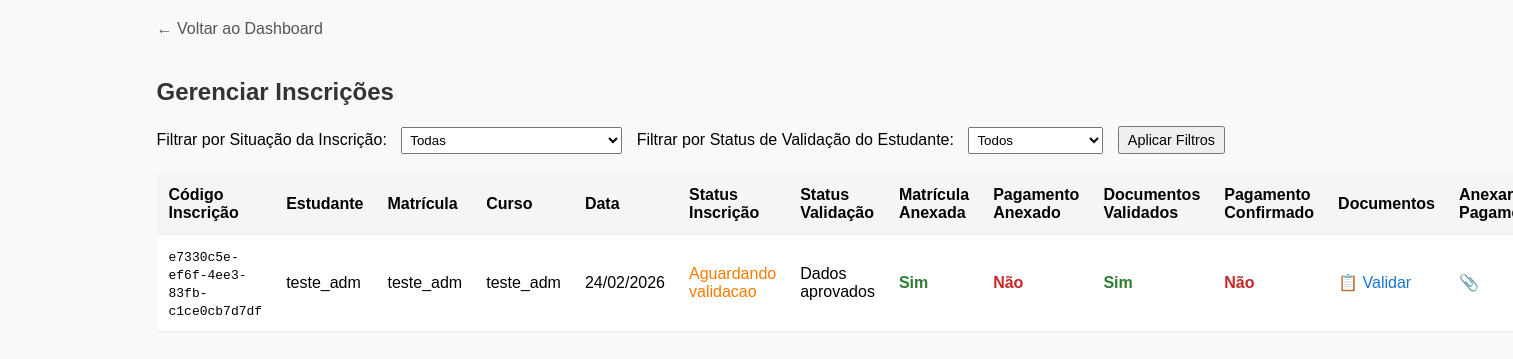
/public/gerenciar_inscricoes.php (signed in), run on the app's committed database.
### tables this page shows
CREATE TABLE `inscricoes` (
  `id` int NOT NULL AUTO_INCREMENT,
  `estudante_id` int NOT NULL,
  `codigo_inscricao` varchar(36) NOT NULL,
  `data_emissao` date DEFAULT (curdate()),
  `data_validade` date NOT NULL,
  `situacao` enum('aguardando_validacao','dados_aprovados','pagamento_pendente','documentos_anexados','pago','cie_emitida_aguardando_entrega','cie_entregue_na_instituicao') NOT NULL DEFAULT 'pagamento_pendente',
  `criado_em` datetime DEFAULT CURRENT_TIMESTAMP,
  `pagamento_confirmado` tinyint(1) NOT NULL DEFAULT '0',
  `origem` enum('estudante','administrador') NOT NULL DEFAULT 'estudante',
  `matricula_validada` tinyint(1) NOT NULL DEFAULT '0',
  `foto_documento_id` int DEFAULT NULL,
  PRIMARY KEY (`id`),
  UNIQUE KEY `cie_codigo` (`codigo_inscricao`),
  KEY `estudante_id` (`estudante_id`),
  KEY `fk_inscricao_foto_documento` (`foto_documento_id`),
  CONSTRAINT `fk_inscricao_foto_documento` FOREIGN KEY (`foto_documento_id`) REFERENCES `documentos_anexados` (`id`) ON DELETE SET NULL ON UPDATE CASCADE,
  CONSTRAINT `inscricoes_ibfk_1` FOREIGN KEY (`estudante_id`) REFERENCES `estudantes` (`id`) ON DELETE CASCADE
);

CREATE TABLE `estudantes` (
  `id` int NOT NULL AUTO_INCREMENT,
  `nome` varchar(150) NOT NULL,
  `data_nascimento` date NOT NULL,
  `cpf` varchar(14) DEFAULT NULL,
  `documento_tipo` enum('RG','CNH','PASSAPORTE') NOT NULL,
  `documento_numero` varchar(30) NOT NULL,
  `documento_orgao` varchar(100) DEFAULT NULL,
  `instituicao_id` int NOT NULL,
  `campus` varchar(100) DEFAULT NULL,
  `curso` varchar(150) NOT NULL,
  `nivel` varchar(50) NOT NULL,
  `matricula` varchar(50) NOT NULL,
  `situacao_academica` enum('Matriculado','Trancado','Formado','Cancelado') DEFAULT 'Matriculado',
  `status_validacao` enum('pendente','dados_aprovados') DEFAULT 'pendente',
  `email` varchar(150) DEFAULT NULL,
  `telefone` varchar(20) DEFAULT NULL,
  `criado_em` datetime DEFAULT CURRENT_TIMESTAMP,
  `atualizado_em` datetime DEFAULT NULL ON UPDATE CURRENT_TIMESTAMP,
  PRIMARY KEY (`id`),
  UNIQUE KEY `cpf` (`cpf`)
);

### app/models/Inscricao.php (called while the page is built, shortened)
<?php
class Inscricao {
    private $conn;
    public $id;
    public function __construct($db) {
        $this->conn = $db;
    }
    public function getDocumentos() {
        $query = "SELECT * FROM documentos_anexados WHERE entidade_tipo = :entidade_tipo AND entidade_id = :entidade_id ORDER BY tipo, criado_em";
        $stmt = $this->conn->prepare($query);
        $stmt->bindValue(':entidade_tipo', 'inscricao', PDO::PARAM_STR);
        $stmt->bindParam(':entidade_id', $this->id, PDO::PARAM_INT);
        try {
            $stmt->execute();
            $result = $stmt->fetchAll(PDO::FETCH_ASSOC);
            return $result ?: [];
        } catch (Exception $e) {
            error_log("Erro ao buscar documentos na nova tabela: " . $e->getMessage());
            return [];
        }
    }
    public function listarComEstudantesFiltrada($filtroSituacao = '', $filtroStatusValidacao = '', $offset = 0, $limit = 10) {
        $query = "
        SELECT
            i.*,
            e.nome AS estudante_nome,
            e.matricula AS estudante_matricula,
            e.curso AS estudante_curso,
            e.status_validacao AS estudante_status_validacao -- Inclui o status de validação
        FROM inscricoes i
        INNER JOIN estudantes e ON i.estudante_id = e.id
        ";
        $params = [];
        $query .= " ORDER BY i.id DESC LIMIT :limit OFFSET :offset";
        $stmt = $this->conn->prepare($query);
        $stmt->bindParam(':limit', $limit, PDO::PARAM_INT);
        $stmt->bindParam(':offset', $offset, PDO::PARAM_INT);
        $stmt->execute();
        return $stmt->fetchAll(PDO::FETCH_ASSOC);
    }
}
?>

### public/gerenciar_inscricoes.php (the view, shortened to what this page needs)
<?php
require_once __DIR__ . '/../app/controllers/AuthController.php';
require_once __DIR__ . '/../app/models/Inscricao.php';
$database = new Database();
$db = $database->getConnection();
$inscricao = new Inscricao($db);
$filtroSituacao = $_GET['filtro_situacao'] ?? '';
$filtroStatusValidacao = $_GET['filtro_status_validacao'] ?? '';
$pagina = (int)($_GET['pagina'] ?? 1);
$registrosPorPagina = 10;
$offset = ($pagina - 1) * $registrosPorPagina;
$inscricoesList = $inscricao->listarComEstudantesFiltrada($filtroSituacao, $filtroStatusValidacao, $offset, $registrosPorPagina);
?>
<!DOCTYPE html>
<html>
<head>
</head>
<body>
    <div class="container">
        <a href="dashboard.php" class="voltar">← Voltar ao Dashboard</a>
        <h2>Gerenciar Inscrições</h2>
        <div class="filtro-container">
            <form method="GET">
                <label for="filtro_situacao">Filtrar por Situação da Inscrição:</label>
                <select name="filtro_situacao" id="filtro_situacao">
                    <option value="">Todas</option>
                </select>
                <label for="filtro_status_validacao">Filtrar por Status de Validação do Estudante:</label>
                <select name="filtro_status_validacao" id="filtro_status_validacao">
                    <option value="">Todos</option>
                </select>
                <button type="submit">Aplicar Filtros</button>
            </form>
        </div>
        <?php if (empty($inscricoesList)): ?>
            <p>Nenhuma inscrição encontrada com os critérios atuais.</p>
        <?php else: ?>
            <table>
                <thead>
                    <tr>
                        <th>Código Inscrição</th>
                        <th>Estudante</th>
                        <th>Matrícula</th>
                        <th>Curso</th>
                        <th>Data</th>
                        <th>Status Inscrição</th>
                        <th>Status Validação</th>
                        <th>Matrícula Anexada</th>
                        <th>Pagamento Anexado</th>
                        <th>Documentos Validados</th>
                        <th>Pagamento Confirmado</th>
                        <th>Documentos</th>
                        <th>Anexar Pagamento</th>
                    </tr>
                </thead>
                <tbody>
                    <?php foreach ($inscricoesList as $insc): ?>
                    <tr>
                        <td><code><?= htmlspecialchars($insc['codigo_inscricao']) ?></code></td>
                        <td><?= htmlspecialchars($insc['estudante_nome']) ?></td>
                        <td><?= htmlspecialchars($insc['estudante_matricula']) ?></td>
                        <td><?= htmlspecialchars($insc['estudante_curso']) ?></td>
                        <td><?= date('d/m/Y', strtotime($insc['criado_em'])) ?></td>
                        <td>
                            <?php
                            $statusClass = 'status-' . $insc['situacao'];
                            echo '<span class="' . $statusClass . '">' . ucfirst(str_replace('_', ' ', $insc['situacao'])) . '</span>';
                            ?>
                        </td>
                        <td>
                            <?php
                            $statusValidacao = $insc['estudante_status_validacao'] ?? 'Desconhecido';
                            echo '<span>' . ucfirst(str_replace('_', ' ', $statusValidacao)) . '</span>';
                            ?>
                        </td>
                        <td>
                            <?php
                            $inscTemp = new Inscricao($db);
                            $inscTemp->id = $insc['id'];
                            $docs = $inscTemp->getDocumentos();
                            $temMatricula = false;
                            foreach ($docs as $doc) {
                                if ($doc['tipo'] === 'matricula') { $temMatricula = true; break; }
                            }
                            $statusClass = 'status-boolean ' . ($temMatricula ? 'status-true' : 'status-false');
                            echo '<span class="' . $statusClass . '">' . ($temMatricula ? 'Sim' : 'Não') . '</span>';
                            ?>
                        </td>
                        <td>
                            <?php
                            $temPagamento = false;
                            $statusClass = 'status-boolean ' . ($temPagamento ? 'status-true' : 'status-false');
                            echo '<span class="' . $statusClass . '">' . ($temPagamento ? 'Sim' : 'Não') . '</span>';
                            ?>
                        </td>
                        <td>
                            <?php
                            $statusClass = 'status-boolean ' . ($insc['matricula_validada'] ? 'status-true' : 'status-false');
                            echo '<span class="' . $statusClass . '">' . ($insc['matricula_validada'] ? 'Sim' : 'Não') . '</span>';
                            ?>
                        </td>
                        <td>
                            <?php
                            $statusClass = 'status-boolean ' . ($insc['pagamento_confirmado'] ? 'status-true' : 'status-false');
                            echo '<span class="' . $statusClass . '">' . ($insc['pagamento_confirmado'] ? 'Sim' : 'Não') . '</span>';
                            ?>
                        </td>
                        <td>
                            <a href="validar_documentos.php?id=<?= $insc['id'] ?>" title="Gerenciar validação dos documentos desta inscrição">
                                📋 Validar
                            </a>
                        </td>
                        <td class="acoes">
                            <?php if (in_array($insc['situacao'], ['aguardando_validacao', 'pagamento_pendente', 'dados_aprovados']) && !$temPagamento): ?>
                                <form method="POST" enctype="multipart/form-data" class="upload-form" style="display:inline;">
                                    <label for="pag_<?= $insc['id'] ?>" style="cursor:pointer; color:#1976d2;">📎</label>
                                </form>
                            <?php elseif ($temPagamento): ?>
                                <span title="Já anexado">✅</span>
                            <?php else: ?>
                                —
                            <?php endif; ?>
                        </td>
                    </tr>
                    <?php endforeach; ?>
                </tbody>
            </table>
        <?php endif; ?>
    </div>
</body>
</html>

### public/gerenciar_inscricoes.php (style rules this page uses)
body { font-family: sans-serif; margin: 20px; background: #f9f9f9; }
.container { max-width: 1200px; margin: 0 auto; }
h2 { color: #333; }
table { width: 100%; border-collapse: collapse; background: white; margin-top: 20px; }
th, td { padding: 12px; text-align: left; border-bottom: 1px solid #eee; }
th { background: #f5f5f5; }
.acoes { white-space: nowrap; }
.status-pendente, .status-aguardando_validacao, .status-dados_aprovados, .status-pagamento_pendente { color: #f57c00; }
a { color: #1976d2; text-decoration: none; margin-right: 10px; }
.voltar { display: inline-block; margin-bottom: 20px; color: #555; }
.upload-form { display: inline-block; margin-right: 10px; }
button { padding: 4px 8px; font-size: 0.9em; }
.filtro-container { margin-bottom: 20px; }
.filtro-container label { display: inline-block; margin-right: 10px; }
.filtro-container input, .filtro-container select { margin-right: 10px; padding: 4px; }
.status-boolean { font-weight: bold; }
.status-true { color: #2e7d32; }
.status-false { color: #c62828; }

### data on the page
inscricoes: codigo_inscricao "e7330c5e-ef6f-4ee3-83fb-c1ce0cb7d7df", estudante.nome "teste_adm", estudante.matricula "teste_adm", estudante.curso "teste_adm", criado_em "24/02/2026", situacao "Aguardando validacao", estudante.status_validacao "Dados aprovados", matricula_validada "Sim", pagamento_confirmado "Não"
